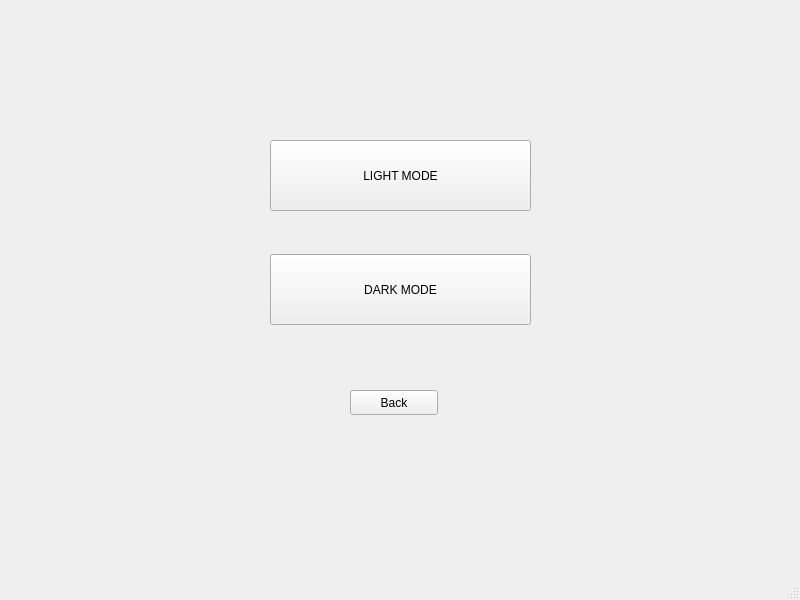
<?xml version="1.0" encoding="UTF-8"?>
<ui version="4.0">
 <class>MainWindow</class>
 <widget class="QMainWindow" name="MainWindow">
  <property name="geometry">
   <rect>
    <x>0</x>
    <y>0</y>
    <width>800</width>
    <height>600</height>
   </rect>
  </property>
  <property name="windowTitle">
   <string>MainWindow</string>
  </property>
  <widget class="QWidget" name="centralwidget">
   <widget class="QPushButton" name="light_mode">
    <property name="geometry">
     <rect>
      <x>270</x>
      <y>140</y>
      <width>261</width>
      <height>71</height>
     </rect>
    </property>
    <property name="text">
     <string>LIGHT MODE</string>
    </property>
   </widget>
   <widget class="QPushButton" name="dark_mode">
    <property name="geometry">
     <rect>
      <x>270</x>
      <y>254</y>
      <width>261</width>
      <height>71</height>
     </rect>
    </property>
    <property name="text">
     <string>DARK MODE</string>
    </property>
   </widget>
   <widget class="QPushButton" name="back">
    <property name="geometry">
     <rect>
      <x>350</x>
      <y>390</y>
      <width>88</width>
      <height>25</height>
     </rect>
    </property>
    <property name="text">
     <string>Back</string>
    </property>
   </widget>
  </widget>
  <widget class="QMenuBar" name="menubar">
   <property name="geometry">
    <rect>
     <x>0</x>
     <y>0</y>
     <width>800</width>
     <height>22</height>
    </rect>
   </property>
  </widget>
  <widget class="QStatusBar" name="statusbar"/>
 </widget>
 <resources/>
 <connections/>
</ui>
